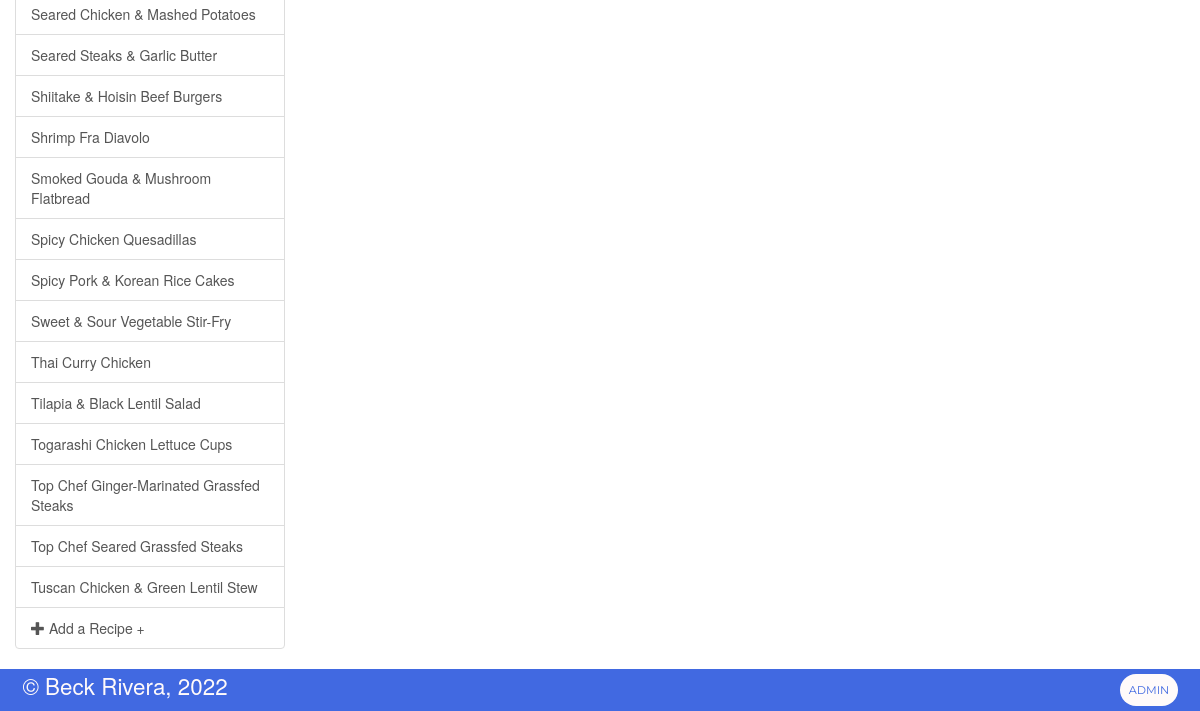
Before: /aeat-project/admin.php (lower part) with the older database file.
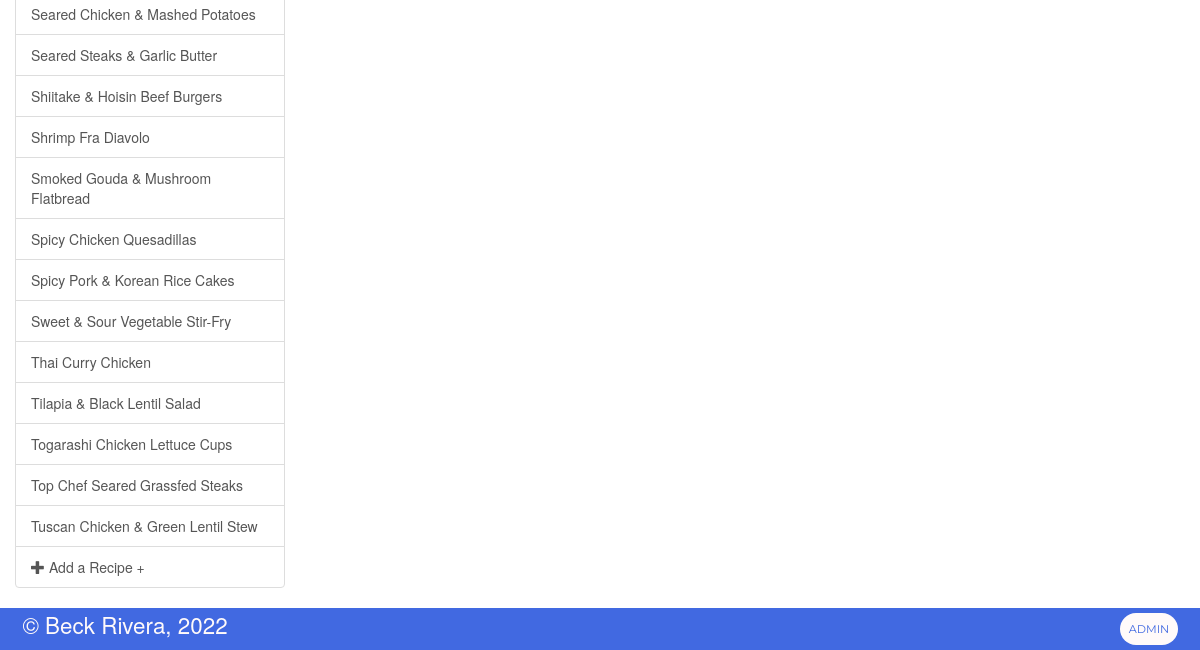
After: the same page with the newer database file.
### tables this page shows
CREATE TABLE IF NOT EXISTS `recipes` (
  `id` int(11) NOT NULL AUTO_INCREMENT,
  `title` varchar(43) DEFAULT NULL,
  `side` varchar(42) DEFAULT NULL,
  `description` varchar(416) DEFAULT NULL,
  `time` int(2) DEFAULT NULL,
  `servings` int(1) DEFAULT NULL,
  `nutrition` int(3) DEFAULT NULL,
  `ingredients` varchar(417) DEFAULT NULL,
  `kitchen_tool` varchar(596) DEFAULT NULL,
  `tips` varchar(920) DEFAULT NULL,
  `steps` varchar(3029) DEFAULT NULL,
  `recipe_folder` varchar(94) DEFAULT NULL,
  `filters` varchar(100) NOT NULL,
  PRIMARY KEY (`id`)
);

### aeat-project/admin.php (called while the page is built, shortened)
<?php
  include "includes/init.php";
  include "includes/_header_admin.php";
?>
  <?php include 'includes/_aside.php'; ?>
<?php include "includes/_footer_admin.php"; ?>

### aeat-project/includes/init.php (called while the page is built, shortened)
<?php
  include "_header_a.php";
?>

### aeat-project/includes/_aside.php (the view, shortened to what this page needs)
<aside class="col-md-3">
  <div class="list-group">
    <?php
      $query = 'SELECT id, title ';
      $query .= 'FROM recipes ';
      $query .= 'ORDER BY id ASC';
      $result = mysqli_query($connection, $query);
      while ($course = mysqli_fetch_assoc($result)) {
        echo '<a href="manage_recipe.php?id=';
        echo urlencode($course['id']);
        echo '" class="list-group-item';
        if (isset($safe_id)) {
          if ($course['id'] == $safe_id) {
            echo ' active';
          }
        }
        echo '">';
        echo $course['title'];
        echo '</a>';
      }
    ?>
    <a href="admin.php" class="list-group-item"><span class="glyphicon glyphicon-plus" aria-hidden="true"></span> Add a Recipe +</a>
  </div>
</aside>

### aeat-project/includes/_header_a.php (shortened to what this page needs)
<!DOCTYPE html>
<html lang="en">
    <head>
        <link rel="stylesheet" href="css/main.css">
        <link rel="stylesheet" href="css/media.css">
        <link rel="stylesheet" href="css/normalize.css">

### aeat-project/includes/_header_admin.php (shortened to what this page needs)
  <link rel="stylesheet" href="https://maxcdn.bootstrapcdn.com/bootstrap/3.3.7/css/bootstrap.min.css">
</head>
<body>
  <div class="wrapper">
    <div id="main-pg">

### aeat-project/includes/_footer_admin.php (shortened to what this page needs)
      </div>
      <div id="navbar-footer">
        <p id="footer-text">&copy; Beck Rivera, <?php echo date("Y"); ?></p>
        <a id="admin-btn" href="admin.php">Admin</a>
      </div>
    </body>
</html>

### aeat-project/css/main.css (style rules this page uses)
html { --main-bg-color: royalblue; --tert-bg-color: mediumblue; --main-accent-color: snow; --tert-accent-color: floralwhite; --title-font: 'Montserrat', sans-serif; --desc-font: 'Raleway', sans-serif; }
body { overflow-x: hidden; background-color: var(--main-accent-color); font-family: var(--desc-font); }
a { text-decoration: none; color: #000; }
#main-pg { transition: all 0.3s ease-in-out; }
.wrapper { overflow-x: hidden; overflow-y: hidden; display: grid; grid-template-rows: 3em auto 1fr 3em; grid-template-areas: "header" "main" "sidebar" "footer"; }
#navbar-footer { display: flex; justify-content: space-between; color: var(--main-accent-color); padding-left: 1em; padding-right: 1em; background-color: var(--main-bg-color); grid-area: footer; align-items: center; }
#footer-text { display: inline-block; }
#admin-btn { display: block; text-align: center; text-transform: uppercase; text-decoration: none; color: var(--main-bg-color); padding: 0.75em; background-color: var(--main-accent-color); font-family: var(--title-font); border-radius: 2em; font-size: 0.5em; z-index: 150; transition: background-color 0.3s ease-in-out; }

### aeat-project/css/media.css (style rules this page uses)
@media screen and (min-width: 768px) { body { font-size: 1.25em; } }
@media screen and (min-width: 768px) { #navbar-footer { font-size: 1.2em; } }
@media screen and (min-width : 1024px) { #navbar-footer { font-size: 1.6em; } }

Changed rows visible on the page:
removed recipes: title "Top Chef Ginger-Marinated Grassfed Steaks"
